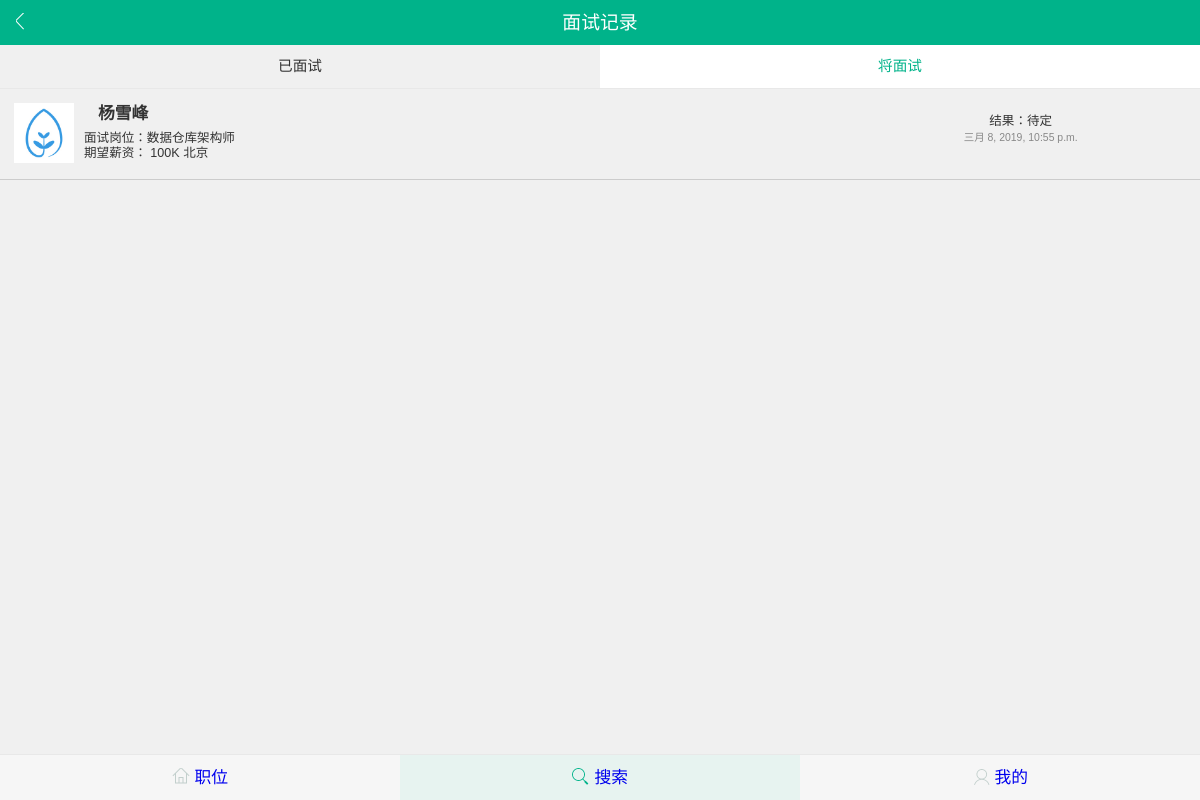
/interviews/record/ (signed in), run on the app's committed database.
### apps/interview/models.py (models this page shows, shortened)
class Interview(BaseModel):
    interview_status_enum=(
        ('YM','已面试'),
        ('JM','将面试'),
        ('LY', '录用'),
        ('WLY', '未录用'),
    )
    id = models.AutoField('面试ID',primary_key=True)
    position = models.ForeignKey(Position,verbose_name = '职位',on_delete=models.CASCADE)
    enterprice = models.ForeignKey(EnterPrice,verbose_name = '企业',on_delete=models.CASCADE)
    user = models.ForeignKey(User,verbose_name = '候选人',on_delete=models.CASCADE)
    delivery = models.ForeignKey(Delivery,verbose_name = '投递',on_delete=models.CASCADE)
    interview_arrangement = models.TextField('面试安排')
    interview_status = models.CharField('面试状态',choices=interview_status_enum,max_length=2,default='JM')
    class Meta:
        verbose_name = '面试'
        verbose_name_plural = verbose_name

### apps/user/models.py (models this page shows, shortened)
class User(AbstractUser,BaseModel):
    gender_choices = (
        ('male', '男'),
        ('female', '女')
    )
    id = models.AutoField('用户ID',primary_key=True)
    nick_name = models.CharField('昵称', max_length=50, default='')
    password = models.CharField('密码',max_length=20)
    gender = models.CharField('性别', max_length=10, choices=gender_choices, default='female')
    email = models.EmailField('电邮地址', max_length=64, default='')
    role = models.ForeignKey(Role, verbose_name='角色', on_delete=models.CASCADE,default=1)
    mobile = models.CharField('手机号', max_length=11, null=True, blank=True)
    image = models.ImageField(upload_to='image/%Y%m', default='/static/images/CgotOVsDfHCAC9pmAAGCQkZqi4Y202.png', max_length=100)
    class Meta:
        verbose_name = '用户信息'
        verbose_name_plural = verbose_name

### apps/resume/models.py (models this page shows, shortened)
class Resume(BaseModel):
    id = models.AutoField('简历ID',primary_key=True)
    name = models.CharField('昵称', max_length=50, default='')
    creer_time = models.IntegerField('工作年限', default=0)
    gender = models.CharField('性别', max_length=10,default='male')
    age = models.IntegerField('年龄',null=True,blank=True)
    city = models.CharField('城市', max_length=20, null=True, blank=True)
    mobile = models.CharField('手机',max_length=20)
    email = models.EmailField('邮箱地址',max_length=30)
    school = models.CharField('毕业院校',max_length=64)
    degree = models.CharField('最高学历',max_length=10,default="本科")
    major = models.CharField('专业',max_length=64)
    self_desc = models.TextField('自我描述')
    lastest_job_desc = models.TextField('最近一份工作描述')
    lastest_job_position = models.TextField('最近一份工作职称')
    desire_position = models.CharField('期望职位',max_length=32)
    job_type = models.CharField('工作性质',max_length=2,default='全职')
    desire_monthly_salary = models.CharField('期望月薪',max_length=16,null=True,blank=True)
    desire_city = models.CharField('期望城市',max_length=32,null=True,blank=True)
    current_status =models.CharField('当前状态',max_length=4,default='已离职')
    is_public = models.IntegerField('是否开启邀约',default=0)
    speciality = models.TextField('特长优势')
    user = models.ForeignKey(User,verbose_name='用户',on_delete=models.CASCADE)
    class Meta:
        verbose_name = '我的简历'
        verbose_name_plural = verbose_name

### apps/job/models.py (models this page shows, shortened)
class Position(BaseModel):
    id = models.AutoField('职位ID',primary_key=True)
    name = models.CharField('职称',max_length=64)
    city = models.CharField('工作城市',max_length=64)
    position_type = models.CharField('职位类型',max_length=5)
    experience_required = models.CharField('工作经验要求',max_length=10)
    degree_required = models.CharField('最低学历要求',max_length=5)
    salary = models.CharField('工资范围',max_length=10)
    attractive_desc=models.TextField('职位诱惑',null=True,blank=True)
    position_desc = HTMLField('职位描述',null=True,blank=True)
    effect_days = models.CharField('岗位有效期',default="一周",max_length=6)
    position_status=models.CharField('职位状态',max_length=2,default='有效')
    enterprice = models.ForeignKey(EnterPrice,verbose_name="企业",on_delete=models.CASCADE)
    class Meta:
        verbose_name = '职位'
        verbose_name_plural = verbose_name

### apps/interview/views.py (the view)
# urls.py: path('record/', InterviewRecordView.as_view(), name="interview_record_page"),
class InterviewRecordView(LoginRequiredMixin,View):
    def get(self,request):
        interview_jm_list = Interview.objects.filter(interview_status="JM",enterprice=request.user.enterprice_set.all()[0])
        resume_list = []
        for applier in  interview_jm_list:
            resume = applier.user.resume_set.all()[0]
            resume_list.append(resume)
        interview_ym_list = Interview.objects.filter(interview_status="YM",enterprice=request.user.enterprice_set.all()[0])
        for applier in interview_ym_list:
            resume = applier.user.resume_set.all()[0]
            resume_list.append(resume)
        return render(request, 'interviews_record.html',{"interview_jm_list":interview_jm_list,"interview_ym_list":interview_ym_list,"resume_list":resume_list})

### templates/interviews_record.html (shortened to what this page needs)
<!DOCTYPE html>
<html>
<head>
    <link href="/static/css/normalize.css" rel="stylesheet">
    <link href="/static/css/common.css" rel="stylesheet">
    <link href="/static/css/interview.css" rel="stylesheet">
    <link href="/static/css/collectlist.css" rel="stylesheet">
</head>
<body ontouchstart="">
<header id="header">面试记录
    <div class="left"><a href="{% url "user:profile_page" %}"><span class="corner"></span></a></div>
</header>
<div id="content">
    <div class="tab">
        <a href="#" id="btn_inted" class="tab-item selected" onclick="showInterviewed()">已面试</a><a href="#" id="btn_will_inter" class="tab-item" onclick="showWillInterview()">将面试</a>
    </div>
    <ul class="list " id="interviewed" style="display: block">
        {% for item in interview_ym_list %}
            <a href="{% url "interview:interview_result_page" item.id %}">
                <li class="activeable item" data-index="0">
                <img src="{{ item.user.image }}" class="item-logo">
            <div class="item-desc">
                <div class="desc-left">
                {% for resume in resume_list %}
                    {% if item.user_id == resume.user_id %}
                    <h2 class="item-title">{{ resume.name }}</h2>
                    {% endif %}
                {% endfor %}
                    <p class="item-info">
                            <span class="item-pos">
                                面试岗位：{{ item.position.name }}
                            </span>
                            <span class="item-pos">
                                期望薪资： {% for resume in resume_list %}
                                {% if item.user_id == resume.user_id %}
                                    {{ resume.desire_monthly_salary }} {{ resume.desire_city }}
                                {% endif %}
                                {% endfor %}
                            </span>
                    </p>
                </div>
                <div class="desc-right">
                    <div class="experience">
                         <span>
                            结果：{% if item.interview_status == "YM" %}待定{% endif %}
                        </span>
                        <p class="item-time">{{ item.update_time }}</p>
                    </div>
                </div>
            </div>
            </li></a>{% endfor %}
    </ul>
</div>
</body>
{% include "footer.html" %}
</html>

### static/css/interview.css (style rules this page uses)
html { font-family:Helvetica;font-size:65.5%;color:#333333 }
input,textarea,button,select,div,footer,header,a { -webkit-tap-highlight-color:rgba(0,0,0,0);-moz-tap-highlight-color:rgba(0,0,0,0);tap-highlight-color:rgba(0,0,0,0) }
ul { margin:0;list-style:none;-webkit-padding-start:0;-moz-padding-start:0;padding-start:0 }
h2,h3,p { margin:0 }
a { outline:none;text-decoration:none }
img,input { border:none;outline:none;padding:0 }
#header { height:45px;line-height:45px;background-color:#00b38a;color:#fff;font-size:1.8rem;text-align:center;position:relative }
#header .left { position:absolute;left:0;top:0;height:100%;width:40px }
#header .left .corner { width:9px;height:20px;margin:13px auto 0 auto;background:url(/static/images/icon2.png ) no-repeat -1.5px -20.5px;background-size:250px 250px;display:inline-block }
body { background-color:#f0f0f0 }
#content { margin-bottom:45px }
#content .tab { background-color:#fff;height:42.5px;line-height:42.5px;border-bottom:1px solid #e8e8e8 }
#content .tab .tab-item { display:inline-block;width:50%;text-align:center;color:#00b38a;font-size:1.4rem;height:100% }
#content .tab .selected { background-color:#f0f0f0;color:#333 }
#content .list { background-color:#fff }
#content .list .item { background-color:#f0f0f0; }
#content .list .item .item-title { padding:0 14px;height:22px;line-height:22px }
#content .list .item .item-title:after { content:".";display:block;height:0;clear:both;visibility:hidden }
.list .item-title { font-size: 1.6rem; margin-bottom: 6px; overflow: hidden; text-overflow: ellipsis; white-space: nowrap; }

### static/css/collectlist.css (style rules this page uses)
html { font-family:Helvetica;font-size:65.5%;color:#333333 }
input,textarea,button,select,div,footer,header,a { -webkit-tap-highlight-color:rgba(0,0,0,0);-moz-tap-highlight-color:rgba(0,0,0,0);tap-highlight-color:rgba(0,0,0,0) }
ul { margin:0;list-style:none;-webkit-padding-start:0;-moz-padding-start:0;padding-start:0 }
h2,h3,p { margin:0 }
a { outline:none;text-decoration:none }
img,input { border:none;outline:none;padding:0 }
#header { height:45px;line-height:45px;background-color:#00b38a;color:#fff;font-size:1.8rem;text-align:center;position:relative }
#header .left { position:absolute;left:0;top:0;height:100%;width:40px }
#header .left .corner { width:9px;height:20px;margin:13px auto 0 auto;background:url(/static/images/icon2.png ) no-repeat -1.5px -20.5px;background-size:250px 250px;display:inline-block }
.list .item { padding:14px;border-bottom:1px solid #ccc;position:relative }
.list .item:after { content:".";display:block;height:0;clear:both;visibility:hidden }
.list .item-logo { display:inline-block;float:left;width:60px;height:60px }
.list .item-desc { margin-left:70px;height:62px;color:#333 }
.list .item-desc:after { content:".";display:block;height:0;clear:both;visibility:hidden }
.list .item-title { font-size:1.6rem;margin-bottom:6px;overflow:hidden;text-overflow:ellipsis;white-space:nowrap }
.list .item-info { margin-bottom:6px;width:100%;height:15px;line-height:15px }
.list .item-info:after { content:".";display:block;height:0;clear:both;visibility:hidden }
.list .item-pos { width:90%;font-size:1.2rem;float:left;display:inline-block;overflow:hidden;text-overflow:ellipsis;white-space:nowrap }
.list .item-time { font-size:1rem;color:#888 }
.list .desc-left { position:relative;float:left;width:70% }
.list .desc-right { position:relative;float:right;height:100%;width:30% }
.list .desc-right .experience { width: 100%;font-size: 1.2rem;text-align: center;margin-top:7px;display: inline-block;overflow: hidden;text-overflow: ellipsis;white-space: nowrap; }

### data on the page
Interview: user.image (picture), position.name "数据仓库架构师", interview_status "待定", update_time "三月 8, 2019, 10:55 p.m."
Resume: name "杨雪峰", desire_monthly_salary "100K", desire_city "北京"
